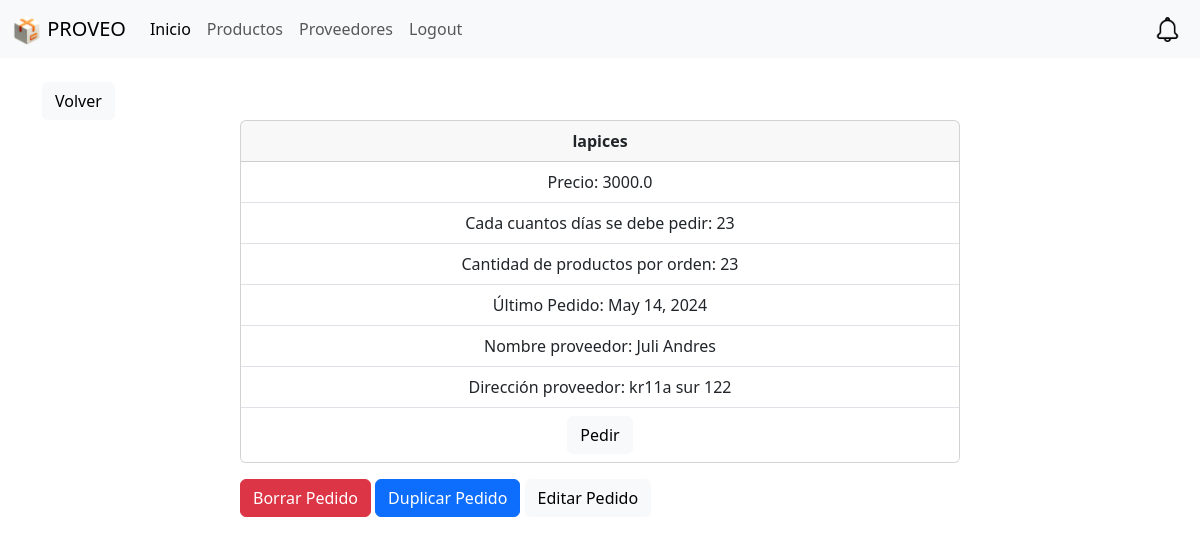
/producto/24 (signed in), run on the app's committed database.
### website/models.py (models this page shows, shortened)
class Producto(models.Model):
    nombre = models.CharField(max_length=50)
    precio = models.FloatField()
    descripcion = models.CharField(max_length=50)
    proveedor = models.ForeignKey(Proveedor, on_delete=models.CASCADE)
    cadaCuantosDias = models.IntegerField(default=0)
    cantidadPorOrden = models.IntegerField(default=0)
    fecha_registro = models.DateField(auto_now_add=True)
    userAsignado = models.ForeignKey(User, on_delete=models.CASCADE, default=1)
    ultimoPedido = models.DateField()

class Proveedor(models.Model):
    nombre = models.CharField(max_length=50)
    direccion = models.CharField(max_length=50)
    ciudad = models.CharField(max_length=50)
    telefono = models.CharField(max_length=50)
    email = models.CharField(max_length=50)
    userAsignado = models.ForeignKey(User, on_delete=models.CASCADE, default=1)

### website/views.py (the view)
# urls.py: path('producto/<int:pk>', views.producto, name='producto'),
def producto(request, pk):
    if request.user.is_authenticated:
        user = request.user
        producto = Producto.objects.get(id=pk)
        if user == producto.userAsignado:
            fechaPedido = producto.ultimoPedido
            fechaActual = datetime.datetime.now()
            if fechaPedido is not None:
                if isinstance(fechaPedido, datetime.date):
                    fechaPedido = datetime.datetime.combine(
                        fechaPedido, datetime.datetime.min.time())
                diferencia = fechaActual - fechaPedido
                if diferencia.days > producto.cadaCuantosDias:
                    messages.error(
                        request, 'Deberías pedir este producto nuevamente')
            return render(request, 'producto.html', {'producto': producto})
        else:
            messages.error(
                request, 'No tienes permiso para ver este producto')
            return redirect('home')
    else:
        messages.error(request, 'Necesitas iniciar sesión')
        return redirect('home')

### website/templates/producto.html (shortened to what this page needs)
{% extends "base.html" %} {% block content %}{% include "volverProd.html" %}
<div class="container">
  <div class="row">
    <div class="col-md-8 offset-md-2">
      <div class="card text-center">
        <div class="card-header"><b>{{producto.nombre}}</b></div>
        <ul class="list-group list-group-flush">
          <li class="list-group-item">Precio: {{producto.precio}}</li>
          <li class="list-group-item">
            Cada cuantos días se debe pedir: {{producto.cadaCuantosDias}}
          </li>
          <li class="list-group-item">
            Cantidad de productos por orden: {{producto.cantidadPorOrden}}
          </li>
          <li class="list-group-item">
            Último Pedido: {{producto.ultimoPedido}}
          </li>
          <li class="list-group-item">
            Nombre proveedor: {{producto.proveedor.nombre}}
          </li>
          <li class="list-group-item">
            Dirección proveedor: {{producto.proveedor.direccion}}
          </li>
          <li class="list-group-item">
            <a
              class="btn btn-light"
              href="{% url 'pedirProducto' producto.id  %}"
              >Pedir
            </a>
          </li>
        </ul>
      </div>
      <div class="mt-3">
        <form
          action="{% url 'borrarPedido' producto.id %}"
          method="post"
          style="display: inline-block"
        >
          <button type="submit" class="btn btn-danger">Borrar Pedido</button>
        </form>
        <form
          action="{% url 'duplicarPedido' producto.id %}"
          method="post"
          style="display: inline-block"
        >
          <button type="submit" class="btn btn-primary">Duplicar Pedido</button>
        </form>
        <a href="{% url 'editarPedido' producto.id %}" class="btn btn-light">
          Editar Pedido
        </a>
      </div>
    </div>
  </div>
</div>
{% endblock %}

### data on the page
Producto: nombre "lapices", precio "3000.0", cadaCuantosDias "23", cantidadPorOrden "23", ultimoPedido "May 14, 2024", proveedor.nombre "Juli Andres", proveedor.direccion "kr11a sur 122"
